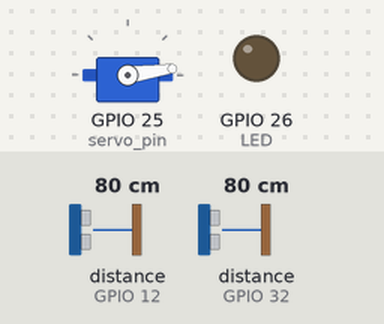
Recording of a program running on a simulated ESP32 board running MicroPython. Shown: servo, output pins drawn as LEDs (lit = HIGH). The test bench sets the inputs (shaded band); at power-on: distance to the obstacle (sensors on GPIO 32, GPIO 12) 80 cm. The echo pulse lasts 58.3 µs per cm; WiFi joins after 1.5 s; web requests get an empty 200 reply after 0.4 s; servo angles are drawn from the pulse width (0.5 ms = 0°, 2.5 ms = 180°); the clock reads 2024-03-15 10:24:30 at power-on unless the program sets it; pins used as bus, display or sensor lines are not drawn; what the program prints to the serial console is not drawn.

Above: at 3.2 s.
3.3 s: distance to the obstacle (sensor on GPIO 32) set to 22 cm
4.8 s: distance to the obstacle (sensor on GPIO 32) set to 19 cm
At 5.9 s:
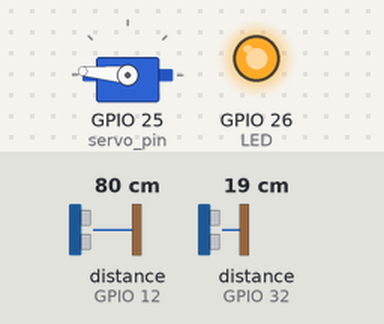
Timing chart, 0 to 7.8 s (numbered marks = the images above; inputs shaded):
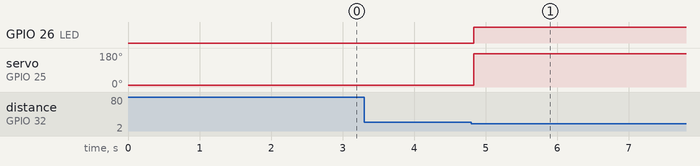

The program:

2_Sensor_10SR___DVR.py
```python
import machine
import time
import urequests  # MicroPython library for HTTP requests
from machine import Pin, PWM

binMaxCapacity = 50
# Wi-Fi Credentials
ssid = 'Redmi'
password = '876543210'

# Define pins for the AJ-SR04M (waste level) sensor
TRIG_PIN_AJ = 13  # GPIO pin for Trig (AJ-SR04M)
ECHO_PIN_AJ = 12  # GPIO pin for Echo (AJ-SR04M)

# Define pins for the HC-SR04 (dustbin lid control) sensor
TRIG_PIN_HC = 33  # GPIO pin for Trig (HC-SR04)
ECHO_PIN_HC = 32  # GPIO pin for Echo (HC-SR04)

# Define pin for the LED and Servo Motor
LED = Pin(26, Pin.OUT)
servo_pin = PWM(Pin(25), freq=50)  # Servo motor pin (50 Hz PWM for servo)

# Define URL for your Node.js server
nodejs_server_url = 'https://test-iot-554d.onrender.com/sensor-distance'

# Function to connect to Wi-Fi
def connect_wifi():
    import network
    wlan = network.WLAN(network.STA_IF)
    wlan.active(True)
    wlan.connect(ssid, password)

    while not wlan.isconnected():
        time.sleep(1)
        print('Connecting to Wi-Fi...')

    print('Connected to Wi-Fi')
    print('Network config:', wlan.ifconfig())


# Function to measure distance from a given trig and echo pin
def measure_distance(trig_pin, echo_pin):
    trig = Pin(trig_pin, Pin.OUT)  # Set Trig pin as output
    echo = Pin(echo_pin, Pin.IN)   # Set Echo pin as input

    # Trigger the sensor
    trig.value(0)
    time.sleep_us(2)
    trig.value(1)
    time.sleep_us(10)
    trig.value(0)

    # Measure the duration of the pulse
    timeout = 20000  # Timeout value in microseconds
    start_time = time.ticks_us()

    # Wait for echo start
    while echo.value() == 0:
        if time.ticks_diff(time.ticks_us(), start_time) > timeout:
            print("AJ-SR04M Echo timeout (start)")
            return -1  # Return -1 to indicate the sensor is not responding

    start = time.ticks_us()

    # Wait for echo end
    while echo.value() == 1:
        if time.ticks_diff(time.ticks_us(), start) > timeout:
            print("AJ-SR04M Echo timeout (end)")
            return -1  # Return -1 to indicate the sensor is not responding

    end = time.ticks_us()

    # Calculate distance in centimeters
    duration = time.ticks_diff(end, start)
    distance = (duration / 2) / 29.1  # Speed of sound = 343 m/s
    return int(distance)

# Separate functions for measuring distances
def measure_waste_level():
    return measure_distance(TRIG_PIN_AJ, ECHO_PIN_AJ)

def measure_lid_distance():
    return measure_distance(TRIG_PIN_HC, ECHO_PIN_HC)

# Function to control the servo motor (open/close bin lid)
def control_servo(position):
    if position == "OPEN":
        servo_pin.duty(125)  # Adjust duty value for your servo to open the lid
        LED.value(1)        # Turn on LED when the lid is open
    elif position == "CLOSED":
        servo_pin.duty(30)  # Adjust duty value for your servo to close the lid
        LED.value(0)         # Turn off LED when the lid is closed


def calculate_percentage(distance):
    full_bin_distance = 20  # Distance for 100% (full)
    empty_bin_distance = binMaxCapacity  # Distance for 0% (empty)

    if distance <= full_bin_distance:
        return 100  # Bin is full
    elif distance >= empty_bin_distance:
        return 0  # Bin is empty
    else:
        percentage = int(((empty_bin_distance - distance) / (empty_bin_distance - full_bin_distance)) * 100)
        return max(0, min(percentage, 100))  # Ensure it's within 0 to 100

# Connect to Wi-Fi
connect_wifi()

# Initialize variables
previous_distance_aj = None  # To track previous distance measurement for AJ-SR04M
previous_distance_hc = None  # To track previous distance measurement for HC-SR04
distance_threshold = 5        # Define a threshold for distance change
status_update_interval = 10   # Status update interval (seconds)
last_status_update_time = time.time()  # Record last status update time

while True:
    # Measure distance from AJ-SR04M (waste level sensor)
    distance_aj = measure_waste_level()

    # Initialize sensor status
    if distance_aj == -1:
        waste_level_sensor_status = "OFF"
        print("AJ-SR04M sensor not responding")
        LED.value(0)  # Turn off LED if the sensor is not working
    else:
        waste_level_sensor_status = "ON"
        print(f'Waste Level Distance: {distance_aj} cm')

    # Control the LED based on AJ-SR04M distance
#     if distance_aj >= 0 and distance_aj <= 50:
#         LED.value(1)  # Turn on LED if waste level is <= 50 cm
#         binLid_status = "OPEN"
#     else:
#         LED.value(0)  # Turn off LED if waste level is > 50 cm
#         binLid_status = "CLOSED"

    # Measure distance from HC-SR04 (lid control sensor)
    distance_hc = measure_lid_distance()

    if distance_hc == -1:
        print("HC-SR04 sensor not responding")
        continue
    else:
        print(f'HC-SR04 Distance: {distance_hc} cm')

    percentage = calculate_percentage(distance_aj)
    print(f'Precentage :{percentage}')

    # Control the servo motor based on HC-SR04 distance (lid open/close logic)
    if distance_hc <= 20:
        control_servo("OPEN")  # Open the bin lid if distance <= 20 cm
        binLid_status = "OPEN"
    else:
        control_servo("CLOSED")  # Close the bin lid if distance > 20 cm
        binLid_status = "CLOSED"

    # Check for significant changes in distances to send immediate updates
    if (previous_distance_aj is None or abs(previous_distance_aj - distance_aj) > distance_threshold or
        previous_distance_hc is None or abs(previous_distance_hc - distance_hc) > distance_threshold):

        # Prepare dynamic data to send to the Node.js server
        status_obj = {
            "id": 1,
            "binLocation": "Canteen",
            "distance": distance_aj,
            "filledBinPercentage": percentage,
            "geoLocation": "2d45345345,87768668",
            "microProcessorStatus": "ON",
            "sensorStatus": waste_level_sensor_status,
            "binLidStatus": binLid_status,
            "maxBinCapacity": binMaxCapacity
        }

        try:
            response = urequests.post(nodejs_server_url, json=status_obj)
            print(f'Status update sent: {response.status_code}, Response: {response.text}')
            response.close()
        except Exception as e:
            print('Error sending status update:', e)

        print(status_obj)

        # Update previous distances
        previous_distance_aj = distance_aj
        previous_distance_hc = distance_hc

        # Update the last status update time after sending an immediate update
        last_status_update_time = time.time()

    # Send status update every 10 seconds if no significant change
    current_time = time.time()
    if current_time - last_status_update_time >= status_update_interval:
        # Prepare dynamic data to send to the Node.js server
#         status_obj = {
#             "type": "distance",
#             "id": 1,
#             "binLid_status": binLid_status,
#             "distance": distance_aj,
#             "location": "Canteen",
#             "microProcessor_status": "ON",
#             "sensor_status": waste_level_sensor_status  # Use the updated sensor status
#         }
        status_obj = {
            "id": 1,
            "binLocation": "Canteen",
            "distance": distance_aj,
            "filledBinPercentage": percentage,
            "geoLocation": "2d45345345,87768668",
            "microProcessorStatus": "ON",
            "sensorStatus": waste_level_sensor_status,
            "binLidStatus": binLid_status,
            "maxBinCapacity": binMaxCapacity
        }


        try:
            response = urequests.post(nodejs_server_url, json=status_obj)
            print(f'Status update sent (interval): {response.status_code}, Response: {response.text}')
            response.close()
        except Exception as e:
            print('Error sending status update:', e)

        print(status_obj)

        # Update the last status update time
        last_status_update_time = current_time

    time.sleep(1)  # Check every second for distance changes
```

Measured:
- the behaviour switches between 21 and 20 cm on distance to the obstacle (sensor on GPIO 32) (found by bisection; images 0 and 1)
- after the input at 3.3 s, every drawn part: stays the same
- after the input at 4.8 s, GPIO 26 (LED): LOW → HIGH at once; servo on GPIO 25 (servo_pin): 8° → 175° at once
